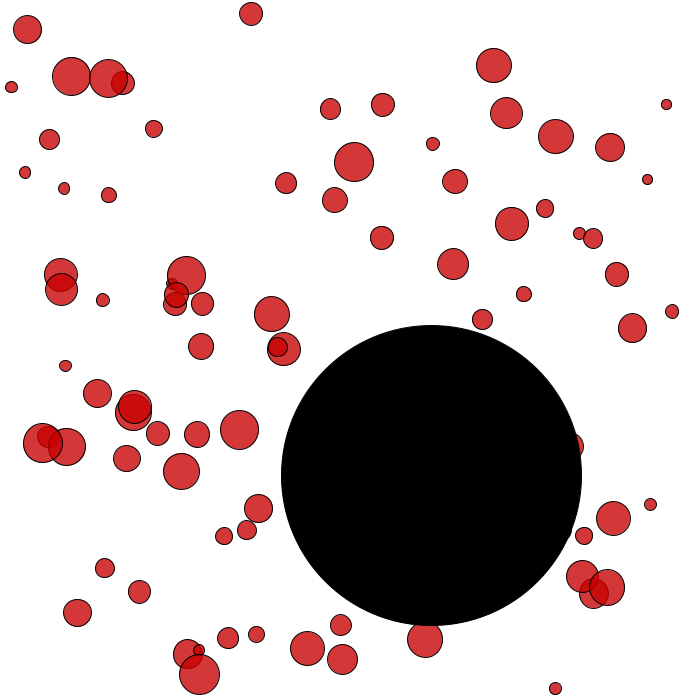
Frame 1 (no input)
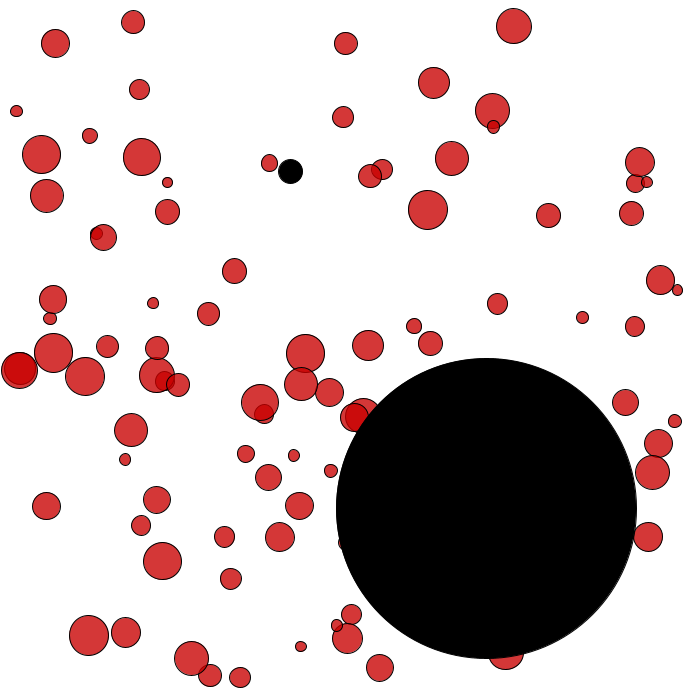
Frame 60 (the mouse pressed at the canvas centre just before this capture)
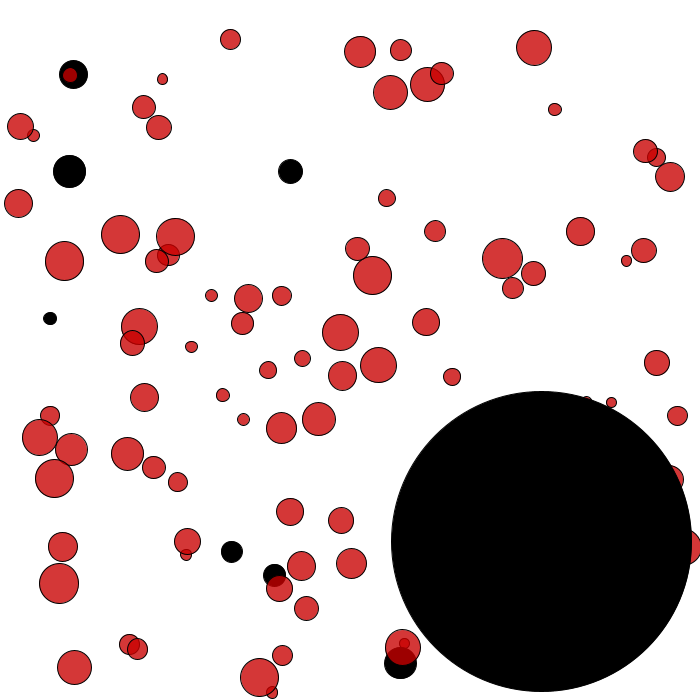
Frame 120 (the mouse held since frame 60 and released just before this capture)

The Processing sketch that drew these frames (run headless with seeded random() and noise(); from frame 60 on, the mouse is pressed at the canvas centre):

// Processing sketch: objetos
// ── objetos.pde
int numPelotas = 100;

Pelota[] pel;
String t;


void setup() {
  pel = new Pelota[numPelotas];
  size(700, 700);
  for (int i = 0; i < numPelotas; i++) {
    pel[i] = new Pelota();
  }

  int especial = 99; //int(random(numPelotas));

  pel[especial].col = color(0);
  pel[especial].diam = 300;
  pel[especial].x = random(pel[especial].diam/2, width - pel[especial].diam/2);
  pel[especial].y = random(pel[especial].diam/2, height - pel[especial].diam/2);
}

void draw() {
  background(255);
  for (int i = 0; i < numPelotas; i++) {
    pel[i].existe();
  }
}


class Pelota {

  float x, y;   // posición
  float vx, vy; // desplazamiento
  float diam;   // diámetro
  color col;
  int edad, edadMax;
  // constructor
  Pelota() {

    diam = random(10, 40);
    x = random(diam/2, width - diam/2);
    y = random(diam/2, height - diam/2);
    vx = random(-2, 2);
    vy = random(-2, 2);
    col = color(200, 0, 0, 200);
    edad = 0;
    edadMax = round(random(50, 500));
  }

  void existe() {
    if (edad < edadMax) {
      actualiza();
    };
    choca();
    dibuja();
    edad ++;
  }

  void actualiza() {
    // actualiza la posición x,y con la velocidad x,y
    x += vx;
    y += vy;
  }

  void choca() {
    if (x < diam/2 || x > (width - diam/2)) {
      vx *= -1;
    }

    if (y < diam/2 || y > (height - diam/2)) {
      vy *= -1;
    }
  }

  void dibuja() {
    fill(col);
    if (edad > edadMax) {
      col = color(0);
    }
    ellipse(x, y, diam, diam);
  }
}

void keyPressed() {
  setup();
}
